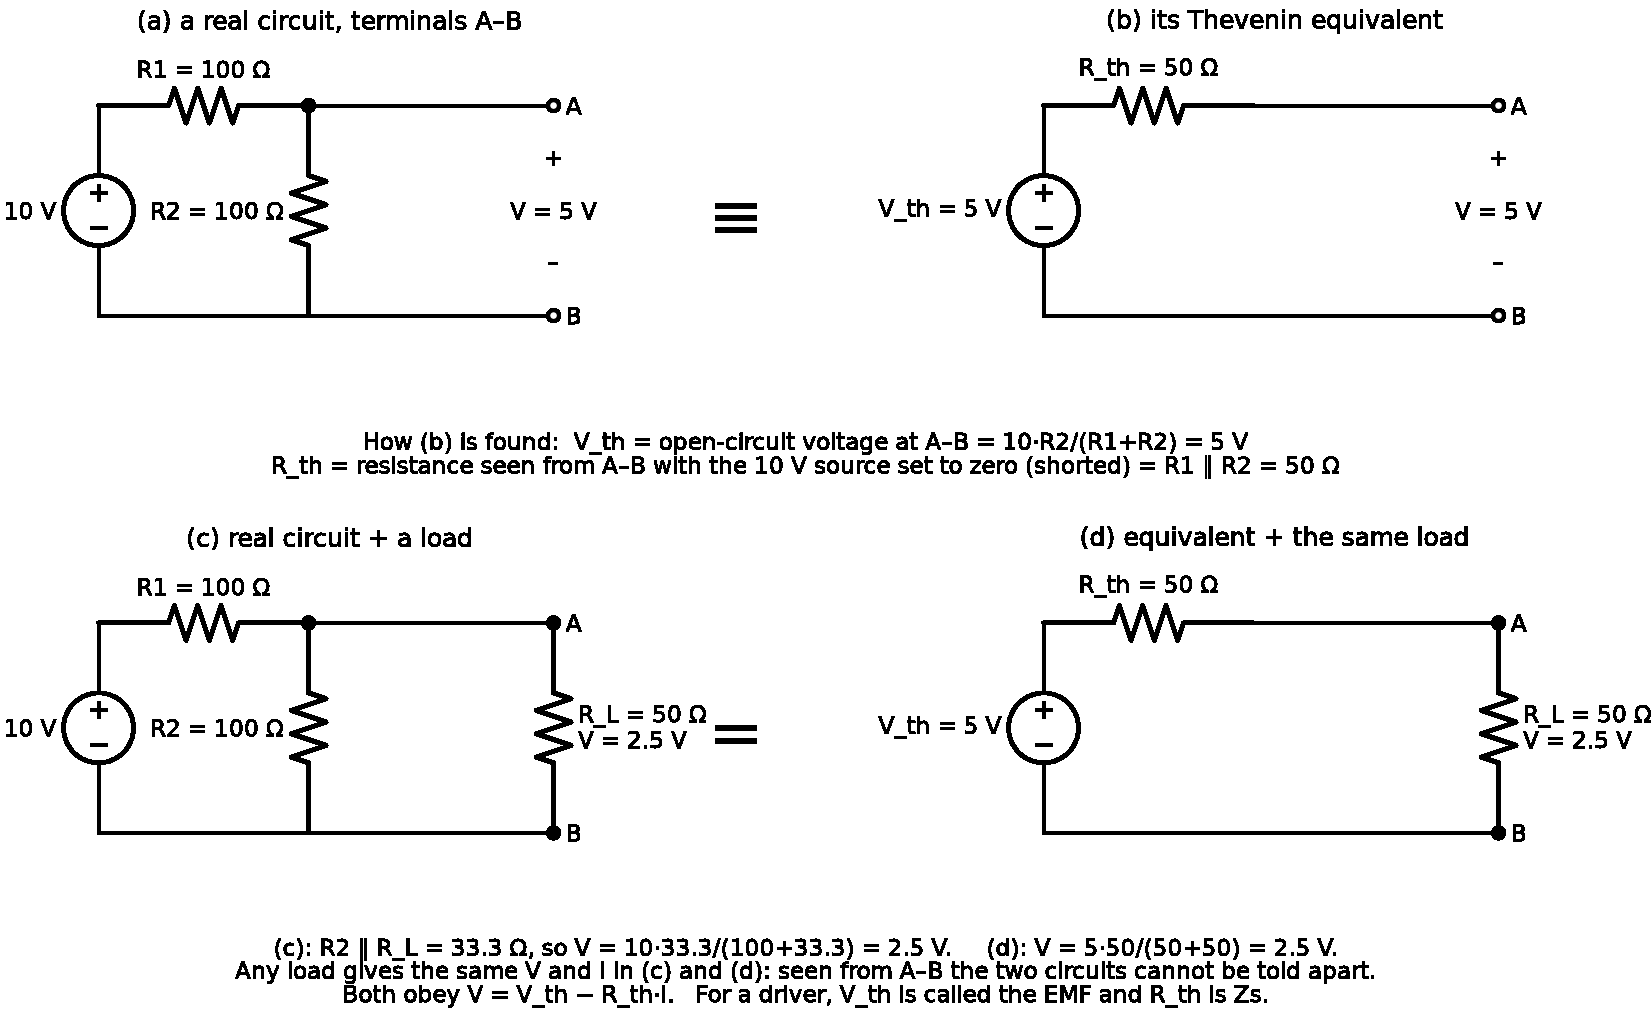

Write the Python code that produced this figure.
"""Thevenin's theorem on a simple divider (figure for the scripted TL note)."""
import matplotlib; matplotlib.use("Agg")
import schemdraw, schemdraw.elements as elm
from PIL import Image
schemdraw.config(fontsize=12)

def divider(d, x0, load):
    src = d.add(elm.SourceV().at((x0, 0)).up().label("10 V"))
    d.add(elm.Resistor().right().label("R1 = 100 Ω"))
    n = d.add(elm.Dot()).center
    d.add(elm.Resistor().down().label("R2 = 100 Ω", loc="top"))
    d.add(elm.Line().left().tox(x0))
    d.add(elm.Line().right().at((n[0], 0)).tox(x0 + 6.5))
    terminals_from(d, n, x0 + 6.5, load)

def terminals_from(d, n, x_end, load):
    d.add(elm.Line().at(n).right().tox(x_end))
    d.add(elm.Dot(open=not load).label("A", loc="right"))
    if load:
        d.add(elm.Resistor().down().label("R_L = 50 Ω\nV = 2.5 V", loc="bottom"))
    else:
        d.add(elm.Gap().down().label(("+", "V = 5 V", "–"), loc="bottom"))
    d.add(elm.Dot(open=not load).label("B", loc="right"))

def thev(d, x0, load):
    d.add(elm.SourceV().at((x0, 0)).up().label("V_th = 5 V"))
    d.add(elm.Resistor().right().label("R_th = 50 Ω"))
    n = d.here
    d.add(elm.Line().right().at((x0, 0)).tox(x0 + 6.5))
    terminals_from(d, n, x0 + 6.5, load)

def panel(fname, load, ta, tb, sym, foot):
    d = schemdraw.Drawing(show=False)
    divider(d, 0, load)
    thev(d, 13.5, load)
    d.add(elm.Label().at((3.2, 4.3)).label(ta, fontsize=13))
    d.add(elm.Label().at((16.7, 4.3)).label(tb, fontsize=13))
    d.add(elm.Label().at((9.0, 1.5)).label(sym, fontsize=34))
    d.add(elm.Label().at((10, -1.9)).label(foot, fontsize=12))
    d.save(fname, dpi=140)

panel("thevenin_top.png", False, "(a) a real circuit, terminals A–B", "(b) its Thevenin equivalent", "≡",
      "How (b) is found:  V_th = open-circuit voltage at A–B = 10·R2/(R1+R2) = 5 V\n"
      "R_th = resistance seen from A–B with the 10 V source set to zero (shorted) = R1 ∥ R2 = 50 Ω")
panel("thevenin_bottom.png", True, "(c) real circuit + a load", "(d) equivalent + the same load", "=",
      "(c): R2 ∥ R_L = 33.3 Ω, so V = 10·33.3/(100+33.3) = 2.5 V.     (d): V = 5·50/(50+50) = 2.5 V.\n"
      "Any load gives the same V and I in (c) and (d): seen from A–B the two circuits cannot be told apart.\n"
      "Both obey V = V_th − R_th·I.   For a driver, V_th is called the EMF and R_th is Zs.")
a, b = Image.open("thevenin_top.png"), Image.open("thevenin_bottom.png")
im = Image.new("RGB", (max(a.width, b.width), a.height + b.height + 30), "white")
im.paste(a, (0, 0)); im.paste(b, (0, a.height + 30)); im.save("thevenin.png")
